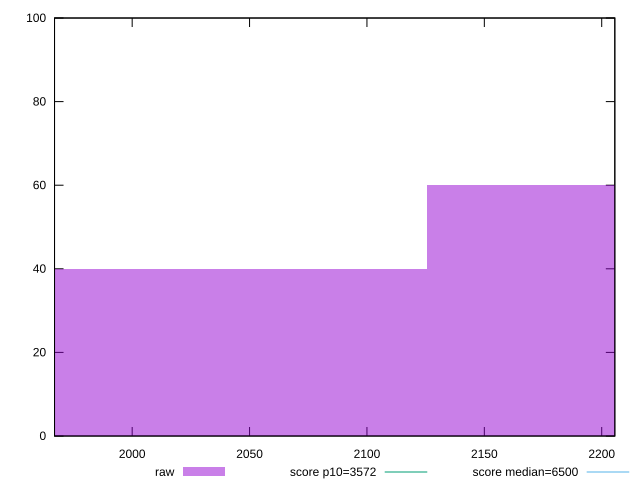

gnuplot code for this plot:
reset

$raw <<EOF
2000.5806625824744 40
2250.6532454052835 60
EOF

set key outside below
set boxwidth 250.0725828228093
set xrange [1966.9283:2205.583]
set yrange [0:100]
set trange [0:100]
set style fill transparent solid 0.5 noborder

set parametric
set terminal svg size 640, 490 enhanced background rgb 'white'
set output "reprap/first-cpu-idle/samples/pages+cached+nointeractive/raw/histogram.svg"

plot $raw title "raw" with boxes, \
     3572,t title "score p10=3572", \
     6500,t title "score median=6500"

reset
